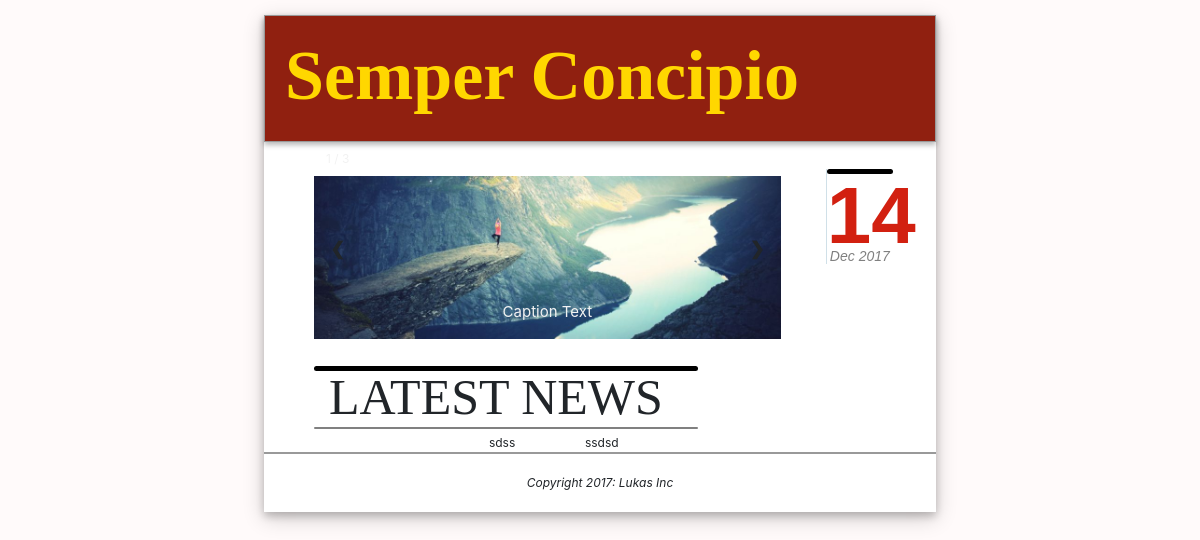
The app's page /, older data.
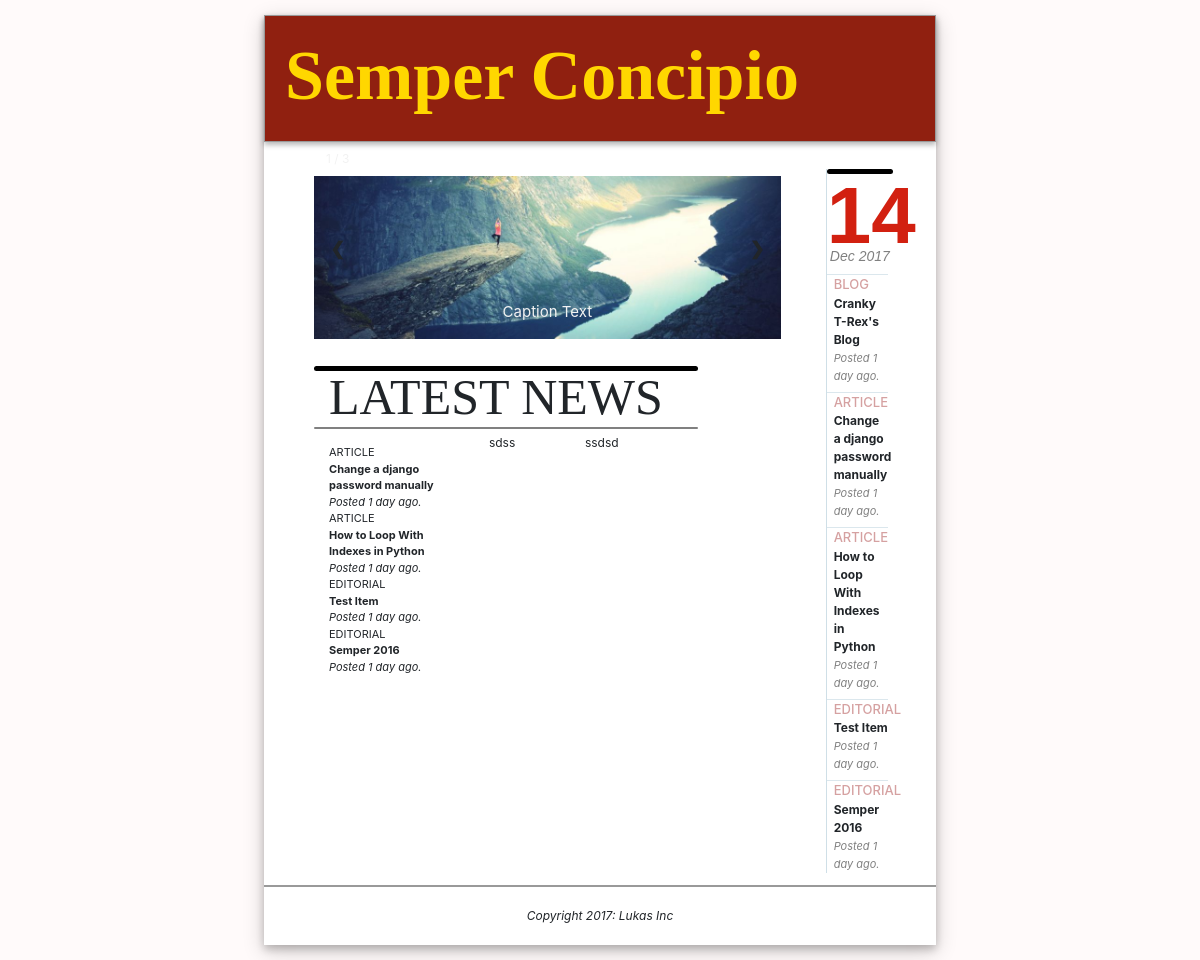
The same page, newer data.
### SemperNewsApp/models.py (models this page shows, shortened)
class NewsItem(models.Model):
    title = models.CharField(max_length=255)
    type = models.CharField(max_length=30)
    article = models.TextField()
    created_at = models.DateTimeField(auto_now_add=True)
    updated_at = models.DateTimeField(auto_now=True)
    thumbnail_path = models.CharField(max_length=255,default='' )
    timeDiff = ''

### SemperNewsApp/views.py (the view)
# urls.py: url(r'^$',indexPage),
def indexPage(request):
    newsItems = NewsItem.objects.all().order_by('-created_at')[:20]
    featuredItems = FeaturedItem.objects.all()[:2]
    for i in range(len(newsItems)):
        td = timezone.now() - newsItems[i].created_at
        if td.days > 0:
            if td.days == 1:
                newsItems[i].timeDiff = str(td.days) + " day"
            else:
                newsItems[i].timeDiff = str(td.days) + " days"
        elif td.seconds >= 3600:
            if floor(td.seconds/3600) == 1:
                newsItems[i].timeDiff = str(floor(td.seconds/3600)) + " hour"
            else:
                newsItems[i].timeDiff = str(floor(td.seconds/3600)) + " hours"
        elif td.seconds > 60:
            if floor(td.seconds/60) == 1:
                newsItems[i].timeDiff = str(floor(td.seconds/60)) + " minute"
            else:
                newsItems[i].timeDiff = str(floor(td.seconds/60)) + " minutes"
        else:
            if floor(td.seconds) == 1:
                newsItems[i].timeDiff = str(td.seconds) + " second"
            else:
                newsItems[i].timeDiff = str(td.seconds) + " seconds"
    return render(request, 'index.html', {'currentDay' : timezone.now().strftime("%m"),
                                          'currentMonth' : timezone.now().strftime("%m"),
                                          'currentYear' : timezone.now().strftime("%m"),
                                          'newsItems' : newsItems,
                                          'featuredItems' : featuredItems})

### SemperNewsApp/templates/index.html (shortened to what this page needs)
{% extends "base.html" %}
    {% block content %}
                        <div class="container">
                            <div class="row">
                                <div class="col-lg">
                                    <div id = "slideshow_section">
                                        <div class="mySlides">
                                            <div class="numbertext">1 / 3</div>
                                            <img src="static/img1.jpg" style="width:100%">
                                            <div class="text">Caption Text</div>
                                        </div>
                                        <a class="prev" onclick="plusSlides(-1)">&#10094;</a>
                                        <a class="next" onclick="plusSlides(1)">&#10095;</a>
                                    </div>
                                </div>
                            </div>
                            <div class="row">
                                <div class="col-10">
                                    <div class="container">
                                        <div class="row" id = "newsheader">
                                            <div class="col-md">
                                                <h1>LATEST NEWS </h1>
                                            </div>
                                        </div>
                                        <div class="row">
                                            <div class="col-md-5" >
                                                 <ul id = "newssummarycol1" style="list-style:none">
                                                         {% for newsItem in newsItems|slice:"1:10" %}
                                                            <li>
                                                                <span>{{ newsItem.type | upper }}</span><br/>
                                                                <b>{{ newsItem.title }}</b><br/>
                                                                <em>Posted {{ newsItem.timeDiff }} ago. </em><br/>
                                                            </li>
                                                        {% endfor %}
                                                 </ul>
                                            </div>
                                            <div class="col-md-3">
                                                sdss
                                            </div>
                                            <div class="col-md-3">
                                                ssdsd
                                            </div>
                                        </div>
                                    </div>
                                </div>
                            </div>
                        </div>
    {% endblock %}

### SemperNewsApp/templates/base.html (shortened to what this page needs)
<!DOCTYPE html>
<html>
<head lang="en">
    <link rel="stylesheet" href = "static/css/bootstrap.min.css"/>
    <link rel="stylesheet" href = "static/css/bootstrap-grid.min.css"/>
    <link rel="stylesheet" href = "static/css/bootstrap-reboot.min.css"/>
        <link rel="stylesheet" href = "static/css/blockmodel.css"/>
</head>
<body id="main_body">
<div  id = "wrapper">
    <div class="container-fluid" id = "main_page">
        <div class="row" style="">
            <div class="col-12"  id ="menuwrapper" data-spy="affix" data-offset-top="10">
                <header id = "main_header" style="">
                            <h1 id = "main_title">Semper Concipio</h1>
                    </header>
            </div>
        </div>
        <div class="row" style="margin-left:5px;margin-right:5px">
                        <div class="col-xl-10 col-lg-12">
                            {% block content %}
                            {% endblock %}
                        </div>
                        <div class="col-2 hidden-sm hidden-xs hidden-md" style="">
                                        <aside id = "newssummary" style="">
                                          <header>
                                                <h1 id = "newssummaryheader">{% now "d" %}</h1>
                                                <p id = "newssummarysubtitle">{% now "M" %} {% now "Y" %}</p>
                                            </header>
                                            <ul id = "newssummarylist" >
                                                        {% for newsItem in newsItems|slice:"0:10" %}
                                                            <li class="newssummarylistitem">
                                                                <span>{{ newsItem.type | upper }}</span><br/>
                                                                <b>{{ newsItem.title }}</b><br/>
                                                                <em>Posted {{ newsItem.timeDiff }} ago. </em><br/>
                                                            </li>
                                                        {% endfor %}
                                            </ul>
                                        </aside>
                        </div>
        </div>
        <div class="row" >
             <div id = "main_footer" class="col-12">
                  <em> Copyright 2017: Lukas Inc</em>
             </div>
        </div>
    </div>
</div>
</body>
</html>

### SemperNewsApp/static/css/blockmodel.css (style rules this page uses)
* { padding: 0px; margin: 0px; }
#main_title { color: gold; font: bold 70px sabon; }
h1 { font: bold 20px verdana,sans-serif }
header,section,footer,aside,nav,article,figure,figcaption,hgroup { display: block; }
body { text-align: center; }
#menuwrapper { padding-right:0px; padding-left:0px; }
.affix-top { top: 0; }
#main_page { top:113px; font-size:12px; background-color:white; box-shadow: 0 4px 8px 0 rgba(0, 0, 0, 0.2), 0 6px 20px 0 rgba(0, 0, 0, 0.19); }
#main_body { background-color:#FFFAFA; }
#wrapper { width: 56%; max-width:1060px; height: 100%; margin: 15px auto; text-align:left; }
#newssummarycol1 { font-size:11px; }
#main_header { z-index:3; width:100%; max-width:1060px; box-shadow:0px 3px 5px 0px rgba(25,25,25,0.3); background: rgba(144, 32, 16); border: 1px solid #999999; padding: 20px; }
#newssummarylist { font-size:12px; margin-bottom:0px; }
#newssummarylist li { list-style:none; }
.newssummarylistitem { border-top: rgba(196, 216, 226,0.6) 1px solid; list-style:none; text-align:left; margin-bottom:7px; padding-left:7px; }
.newssummarylistitem span { color:rgba(150,20,20,0.4); font-weight:500; font-size:13px; }
.newssummarylistitem em { color:gray; font-size:11px; }
#main_footer { clear: both; text-align: center; border-top: 2px solid #999999; padding: 20px; }
#slideshow_section { max-width: 1000px; max-height: 700px; position: relative; margin: auto; }
#newsheader { margin-top: 27px; }
#newsheader h1 { font: normal 50px sabon; line-height:100%; margin-top:1px; font-weight:100; }
#newssummary { margin-top: 27px; margin-right: 5px; padding-right:3px; text-align:center; margin-bottom: 0px; border-left: rgba(196, 216, 226,0.8) 1px solid; }
#newsheader:before,#newssummary:before { content:""; float:left; background:black; width:100%; height:5px; border-radius: 3px; }
#newsheader:after { content:""; float:left; background:gray; width:100%; height:2px; margin-bottom:5px; border-radius: 3px; }
#newssummaryheader { font: bold 80px verdana,sans-serif; color: rgba(210, 32, 16); text-align:center; display:inline; padding-top: 15px; margin-top: 10px; display: inline-block; background-color: ; line-height: 34px; height: 35px; }
#newssummarysubtitle { margin-top: 0px; font: italic 14px verdana,sans-serif; color: gray; text-align:center; }
#newssummary li { margin-right: 5px; }
.mySlides { display: none; }
.prev, .next { cursor: pointer; top: 50%; width: auto; margin-top: -22px; padding: 16px; color: white; position:absolute; font-weight: bold; font-size: 18px; transition: 0.6s ease; border-radius: 0 3px 3px 0; }
.next { right: 0; border-radius: 3px 0 0 3px; }
.text { color: #f2f2f2; font-size: 15px; padding: 8px 12px; position:absolute; bottom: 8px; width: 100%; text-align: center; }
.numbertext { color: #f2f2f2; font-size: 12px; padding: 8px 12px; top: 0; }

Row changes from the older to the newer data that the page shows:
added NewsItem: type "ARTICLE", title "Change a django password manually", timeDiff "1 day"
added NewsItem: type "ARTICLE", title "How to Loop With Indexes in Python", timeDiff "1 day"
added NewsItem: type "EDITORIAL", title "Test Item", timeDiff "1 day"
added NewsItem: type "EDITORIAL", title "Semper 2016", timeDiff "1 day"
added NewsItem: type "BLOG", title "Cranky T-Rex's Blog", timeDiff "1 day", shown under "14"
